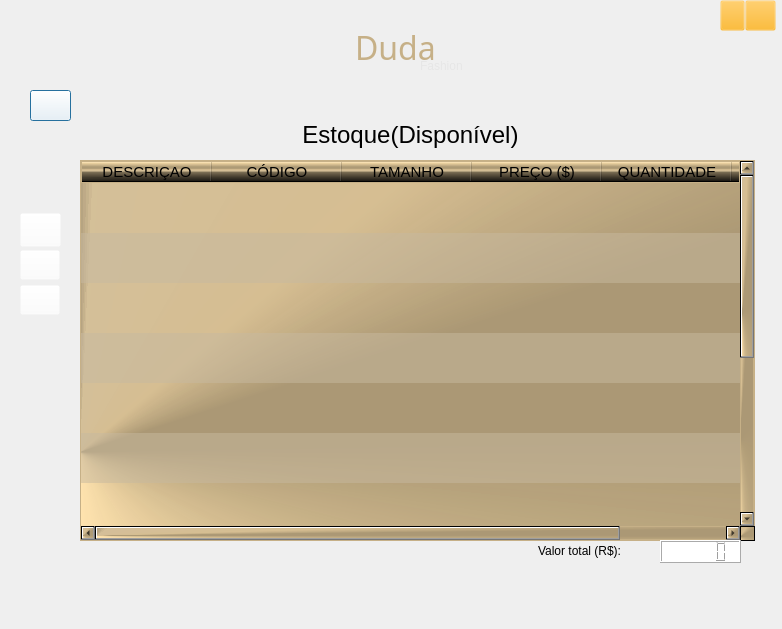
<?xml version="1.0" encoding="UTF-8"?>
<ui version="4.0">
 <class>Dialog</class>
 <widget class="QDialog" name="Dialog">
  <property name="geometry">
   <rect>
    <x>0</x>
    <y>0</y>
    <width>782</width>
    <height>629</height>
   </rect>
  </property>
  <property name="windowTitle">
   <string>Dialog</string>
  </property>
  <property name="styleSheet">
   <string notr="true">background-color: qlineargradient(spread:reflect, x1:1, y1:0.000227273, x2:1, y2:1, stop:0 rgba(0, 0, 0, 255), stop:0.505263 rgba(198, 176, 135, 255));</string>
  </property>
  <widget class="QTableWidget" name="tableWidget">
   <property name="geometry">
    <rect>
     <x>80</x>
     <y>160</y>
     <width>675</width>
     <height>381</height>
    </rect>
   </property>
   <property name="minimumSize">
    <size>
     <width>675</width>
     <height>330</height>
    </size>
   </property>
   <property name="maximumSize">
    <size>
     <width>750</width>
     <height>16777215</height>
    </size>
   </property>
   <property name="palette">
    <palette>
     <active>
      <colorrole role="WindowText">
       <brush brushstyle="SolidPattern">
        <color alpha="255">
         <red>0</red>
         <green>0</green>
         <blue>0</blue>
        </color>
       </brush>
      </colorrole>
      <colorrole role="Button">
       <brush brushstyle="ConicalGradientPattern">
        <gradient centralx="0.000000000000000" centraly="0.767000000000000" angle="270.300000000000011" type="ConicalGradient" spread="PadSpread" coordinatemode="ObjectBoundingMode">
         <gradientstop position="0.000000000000000">
          <color alpha="255">
           <red>255</red>
           <green>227</green>
           <blue>174</blue>
          </color>
         </gradientstop>
         <gradientstop position="0.257895000000000">
          <color alpha="243">
           <red>171</red>
           <green>152</green>
           <blue>116</blue>
          </color>
         </gradientstop>
         <gradientstop position="0.331579000000000">
          <color alpha="243">
           <red>171</red>
           <green>152</green>
           <blue>116</blue>
          </color>
         </gradientstop>
         <gradientstop position="0.405263000000000">
          <color alpha="250">
           <red>214</red>
           <green>190</green>
           <blue>146</blue>
          </color>
         </gradientstop>
         <gradientstop position="0.494737000000000">
          <color alpha="249">
           <red>212</red>
           <green>191</green>
           <blue>152</blue>
          </color>
         </gradientstop>
         <gradientstop position="0.505263000000000">
          <color alpha="237">
           <red>126</red>
           <green>112</green>
           <blue>86</blue>
          </color>
         </gradientstop>
         <gradientstop position="0.689474000000000">
          <color alpha="230">
           <red>79</red>
           <green>70</green>
           <blue>54</blue>
          </color>
         </gradientstop>
         <gradientstop position="1.000000000000000">
          <color alpha="219">
           <red>0</red>
           <green>0</green>
           <blue>0</blue>
          </color>
         </gradientstop>
        </gradient>
       </brush>
      </colorrole>
      <colorrole role="Text">
       <brush brushstyle="SolidPattern">
        <color alpha="255">
         <red>0</red>
         <green>0</green>
         <blue>0</blue>
        </color>
       </brush>
      </colorrole>
      <colorrole role="ButtonText">
       <brush brushstyle="SolidPattern">
        <color alpha="255">
         <red>0</red>
         <green>0</green>
         <blue>0</blue>
        </color>
       </brush>
      </colorrole>
      <colorrole role="Base">
       <brush brushstyle="NoBrush">
        <color alpha="255">
         <red>0</red>
         <green>0</green>
         <blue>0</blue>
        </color>
       </brush>
      </colorrole>
      <colorrole role="Window">
       <brush brushstyle="ConicalGradientPattern">
        <gradient centralx="0.000000000000000" centraly="0.767000000000000" angle="270.300000000000011" type="ConicalGradient" spread="PadSpread" coordinatemode="ObjectBoundingMode">
         <gradientstop position="0.000000000000000">
          <color alpha="255">
           <red>255</red>
           <green>227</green>
           <blue>174</blue>
          </color>
         </gradientstop>
         <gradientstop position="0.257895000000000">
          <color alpha="243">
           <red>171</red>
           <green>152</green>
           <blue>116</blue>
          </color>
         </gradientstop>
         <gradientstop position="0.331579000000000">
          <color alpha="243">
           <red>171</red>
           <green>152</green>
           <blue>116</blue>
          </color>
         </gradientstop>
         <gradientstop position="0.405263000000000">
          <color alpha="250">
           <red>214</red>
           <green>190</green>
           <blue>146</blue>
          </color>
         </gradientstop>
         <gradientstop position="0.494737000000000">
          <color alpha="249">
           <red>212</red>
           <green>191</green>
           <blue>152</blue>
          </color>
         </gradientstop>
         <gradientstop position="0.505263000000000">
          <color alpha="237">
           <red>126</red>
           <green>112</green>
           <blue>86</blue>
          </color>
         </gradientstop>
         <gradientstop position="0.689474000000000">
          <color alpha="230">
           <red>79</red>
           <green>70</green>
           <blue>54</blue>
          </color>
         </gradientstop>
         <gradientstop position="1.000000000000000">
          <color alpha="219">
           <red>0</red>
           <green>0</green>
           <blue>0</blue>
          </color>
         </gradientstop>
        </gradient>
       </brush>
      </colorrole>
      <colorrole role="Highlight">
       <brush brushstyle="SolidPattern">
        <color alpha="255">
         <red>198</red>
         <green>176</green>
         <blue>135</blue>
        </color>
       </brush>
      </colorrole>
      <colorrole role="AlternateBase">
       <brush brushstyle="SolidPattern">
        <color alpha="130">
         <red>198</red>
         <green>184</green>
         <blue>158</blue>
        </color>
       </brush>
      </colorrole>
      <colorrole role="PlaceholderText">
       <brush brushstyle="NoBrush">
        <color alpha="128">
         <red>0</red>
         <green>0</green>
         <blue>0</blue>
        </color>
       </brush>
      </colorrole>
     </active>
     <inactive>
      <colorrole role="WindowText">
       <brush brushstyle="SolidPattern">
        <color alpha="255">
         <red>0</red>
         <green>0</green>
         <blue>0</blue>
        </color>
       </brush>
      </colorrole>
      <colorrole role="Button">
       <brush brushstyle="ConicalGradientPattern">
        <gradient centralx="0.000000000000000" centraly="0.767000000000000" angle="270.300000000000011" type="ConicalGradient" spread="PadSpread" coordinatemode="ObjectBoundingMode">
         <gradientstop position="0.000000000000000">
          <color alpha="255">
           <red>255</red>
           <green>227</green>
           <blue>174</blue>
          </color>
         </gradientstop>
         <gradientstop position="0.257895000000000">
          <color alpha="243">
           <red>171</red>
           <green>152</green>
           <blue>116</blue>
          </color>
         </gradientstop>
         <gradientstop position="0.331579000000000">
          <color alpha="243">
           <red>171</red>
           <green>152</green>
           <blue>116</blue>
          </color>
         </gradientstop>
         <gradientstop position="0.405263000000000">
          <color alpha="250">
           <red>214</red>
           <green>190</green>
           <blue>146</blue>
          </color>
         </gradientstop>
         <gradientstop position="0.494737000000000">
          <color alpha="249">
           <red>212</red>
           <green>191</green>
           <blue>152</blue>
          </color>
         </gradientstop>
         <gradientstop position="0.505263000000000">
          <color alpha="237">
           <red>126</red>
           <green>112</green>
           <blue>86</blue>
          </color>
         </gradientstop>
         <gradientstop position="0.689474000000000">
          <color alpha="230">
           <red>79</red>
           <green>70</green>
           <blue>54</blue>
          </color>
         </gradientstop>
         <gradientstop position="1.000000000000000">
          <color alpha="219">
           <red>0</red>
           <green>0</green>
           <blue>0</blue>
          </color>
         </gradientstop>
        </gradient>
       </brush>
      </colorrole>
      <colorrole role="Text">
       <brush brushstyle="SolidPattern">
        <color alpha="255">
         <red>0</red>
         <green>0</green>
         <blue>0</blue>
        </color>
       </brush>
      </colorrole>
      <colorrole role="ButtonText">
       <brush brushstyle="SolidPattern">
        <color alpha="255">
         <red>0</red>
         <green>0</green>
         <blue>0</blue>
        </color>
       </brush>
      </colorrole>
      <colorrole role="Base">
       <brush brushstyle="NoBrush">
        <color alpha="255">
         <red>0</red>
         <green>0</green>
         <blue>0</blue>
        </color>
       </brush>
      </colorrole>
      <colorrole role="Window">
       <brush brushstyle="ConicalGradientPattern">
        <gradient centralx="0.000000000000000" centraly="0.767000000000000" angle="270.300000000000011" type="ConicalGradient" spread="PadSpread" coordinatemode="ObjectBoundingMode">
         <gradientstop position="0.000000000000000">
          <color alpha="255">
           <red>255</red>
           <green>227</green>
           <blue>174</blue>
          </color>
         </gradientstop>
         <gradientstop position="0.257895000000000">
          <color alpha="243">
           <red>171</red>
           <green>152</green>
           <blue>116</blue>
          </color>
         </gradientstop>
         <gradientstop position="0.331579000000000">
          <color alpha="243">
           <red>171</red>
           <green>152</green>
           <blue>116</blue>
          </color>
         </gradientstop>
         <gradientstop position="0.405263000000000">
          <color alpha="250">
           <red>214</red>
           <green>190</green>
           <blue>146</blue>
          </color>
         </gradientstop>
         <gradientstop position="0.494737000000000">
          <color alpha="249">
           <red>212</red>
           <green>191</green>
           <blue>152</blue>
          </color>
         </gradientstop>
         <gradientstop position="0.505263000000000">
          <color alpha="237">
           <red>126</red>
           <green>112</green>
           <blue>86</blue>
          </color>
         </gradientstop>
         <gradientstop position="0.689474000000000">
          <color alpha="230">
           <red>79</red>
           <green>70</green>
           <blue>54</blue>
          </color>
         </gradientstop>
         <gradientstop position="1.000000000000000">
          <color alpha="219">
           <red>0</red>
           <green>0</green>
           <blue>0</blue>
          </color>
         </gradientstop>
        </gradient>
       </brush>
      </colorrole>
      <colorrole role="Highlight">
       <brush brushstyle="SolidPattern">
        <color alpha="255">
         <red>198</red>
         <green>176</green>
         <blue>135</blue>
        </color>
       </brush>
      </colorrole>
      <colorrole role="AlternateBase">
       <brush brushstyle="SolidPattern">
        <color alpha="130">
         <red>198</red>
         <green>184</green>
         <blue>158</blue>
        </color>
       </brush>
      </colorrole>
      <colorrole role="PlaceholderText">
       <brush brushstyle="NoBrush">
        <color alpha="128">
         <red>0</red>
         <green>0</green>
         <blue>0</blue>
        </color>
       </brush>
      </colorrole>
     </inactive>
     <disabled>
      <colorrole role="WindowText">
       <brush brushstyle="SolidPattern">
        <color alpha="255">
         <red>0</red>
         <green>0</green>
         <blue>0</blue>
        </color>
       </brush>
      </colorrole>
      <colorrole role="Button">
       <brush brushstyle="ConicalGradientPattern">
        <gradient centralx="0.000000000000000" centraly="0.767000000000000" angle="270.300000000000011" type="ConicalGradient" spread="PadSpread" coordinatemode="ObjectBoundingMode">
         <gradientstop position="0.000000000000000">
          <color alpha="255">
           <red>255</red>
           <green>227</green>
           <blue>174</blue>
          </color>
         </gradientstop>
         <gradientstop position="0.257895000000000">
          <color alpha="243">
           <red>171</red>
           <green>152</green>
           <blue>116</blue>
          </color>
         </gradientstop>
         <gradientstop position="0.331579000000000">
          <color alpha="243">
           <red>171</red>
           <green>152</green>
           <blue>116</blue>
          </color>
         </gradientstop>
         <gradientstop position="0.405263000000000">
          <color alpha="250">
           <red>214</red>
           <green>190</green>
           <blue>146</blue>
          </color>
         </gradientstop>
         <gradientstop position="0.494737000000000">
          <color alpha="249">
           <red>212</red>
           <green>191</green>
           <blue>152</blue>
          </color>
         </gradientstop>
         <gradientstop position="0.505263000000000">
          <color alpha="237">
           <red>126</red>
           <green>112</green>
           <blue>86</blue>
          </color>
         </gradientstop>
         <gradientstop position="0.689474000000000">
          <color alpha="230">
           <red>79</red>
           <green>70</green>
           <blue>54</blue>
          </color>
         </gradientstop>
         <gradientstop position="1.000000000000000">
          <color alpha="219">
           <red>0</red>
           <green>0</green>
           <blue>0</blue>
          </color>
         </gradientstop>
        </gradient>
       </brush>
      </colorrole>
      <colorrole role="Text">
       <brush brushstyle="SolidPattern">
        <color alpha="255">
         <red>0</red>
         <green>0</green>
         <blue>0</blue>
        </color>
       </brush>
      </colorrole>
      <colorrole role="ButtonText">
       <brush brushstyle="SolidPattern">
        <color alpha="255">
         <red>0</red>
         <green>0</green>
         <blue>0</blue>
        </color>
       </brush>
      </colorrole>
      <colorrole role="Base">
       <brush brushstyle="NoBrush">
        <color alpha="255">
         <red>0</red>
         <green>0</green>
         <blue>0</blue>
        </color>
       </brush>
      </colorrole>
      <colorrole role="Window">
       <brush brushstyle="ConicalGradientPattern">
        <gradient centralx="0.000000000000000" centraly="0.767000000000000" angle="270.300000000000011" type="ConicalGradient" spread="PadSpread" coordinatemode="ObjectBoundingMode">
         <gradientstop position="0.000000000000000">
          <color alpha="255">
           <red>255</red>
           <green>227</green>
           <blue>174</blue>
          </color>
         </gradientstop>
         <gradientstop position="0.257895000000000">
          <color alpha="243">
           <red>171</red>
           <green>152</green>
           <blue>116</blue>
          </color>
         </gradientstop>
         <gradientstop position="0.331579000000000">
          <color alpha="243">
           <red>171</red>
           <green>152</green>
           <blue>116</blue>
          </color>
         </gradientstop>
         <gradientstop position="0.405263000000000">
          <color alpha="250">
           <red>214</red>
           <green>190</green>
           <blue>146</blue>
          </color>
         </gradientstop>
         <gradientstop position="0.494737000000000">
          <color alpha="249">
           <red>212</red>
           <green>191</green>
           <blue>152</blue>
          </color>
         </gradientstop>
         <gradientstop position="0.505263000000000">
          <color alpha="237">
           <red>126</red>
           <green>112</green>
           <blue>86</blue>
          </color>
         </gradientstop>
         <gradientstop position="0.689474000000000">
          <color alpha="230">
           <red>79</red>
           <green>70</green>
           <blue>54</blue>
          </color>
         </gradientstop>
         <gradientstop position="1.000000000000000">
          <color alpha="219">
           <red>0</red>
           <green>0</green>
           <blue>0</blue>
          </color>
         </gradientstop>
        </gradient>
       </brush>
      </colorrole>
      <colorrole role="Highlight">
       <brush brushstyle="SolidPattern">
        <color alpha="255">
         <red>198</red>
         <green>176</green>
         <blue>135</blue>
        </color>
       </brush>
      </colorrole>
      <colorrole role="AlternateBase">
       <brush brushstyle="SolidPattern">
        <color alpha="130">
         <red>198</red>
         <green>184</green>
         <blue>158</blue>
        </color>
       </brush>
      </colorrole>
      <colorrole role="PlaceholderText">
       <brush brushstyle="NoBrush">
        <color alpha="128">
         <red>0</red>
         <green>0</green>
         <blue>0</blue>
        </color>
       </brush>
      </colorrole>
     </disabled>
    </palette>
   </property>
   <property name="cursor" stdset="0">
    <cursorShape>PointingHandCursor</cursorShape>
   </property>
   <property name="mouseTracking">
    <bool>false</bool>
   </property>
   <property name="tabletTracking">
    <bool>false</bool>
   </property>
   <property name="focusPolicy">
    <enum>Qt::TabFocus</enum>
   </property>
   <property name="autoFillBackground">
    <bool>true</bool>
   </property>
   <property name="styleSheet">
    <string notr="true">background-color: qconicalgradient(cx:0, cy:0.767, angle:270.3, stop:0 rgba(255, 227, 174, 255), stop:0.257895 rgba(171, 152, 116, 243), stop:0.331579 rgba(171, 152, 116, 243), stop:0.405263 rgba(214, 190, 146, 250), stop:0.494737 rgba(212, 191, 152, 249), stop:0.505263 rgba(126, 112, 86, 237), stop:0.689474 rgba(79, 70, 54, 230), stop:1 rgba(0, 0, 0, 219));
font: 81 8pt &quot;Rockwell Extra Bold&quot;;
selection-background-color: rgb(198, 176, 135);
border: 1 solid rgb(198, 176, 135);
color: rgb(0, 0, 0);
font-size: 15px;

grid-color: 10;</string>
   </property>
   <property name="frameShape">
    <enum>QFrame::VLine</enum>
   </property>
   <property name="frameShadow">
    <enum>QFrame::Sunken</enum>
   </property>
   <property name="lineWidth">
    <number>1</number>
   </property>
   <property name="verticalScrollBarPolicy">
    <enum>Qt::ScrollBarAsNeeded</enum>
   </property>
   <property name="sizeAdjustPolicy">
    <enum>QAbstractScrollArea::AdjustToContents</enum>
   </property>
   <property name="autoScroll">
    <bool>false</bool>
   </property>
   <property name="editTriggers">
    <set>QAbstractItemView::AnyKeyPressed</set>
   </property>
   <property name="tabKeyNavigation">
    <bool>true</bool>
   </property>
   <property name="showDropIndicator" stdset="0">
    <bool>true</bool>
   </property>
   <property name="dragEnabled">
    <bool>false</bool>
   </property>
   <property name="alternatingRowColors">
    <bool>true</bool>
   </property>
   <property name="selectionMode">
    <enum>QAbstractItemView::ContiguousSelection</enum>
   </property>
   <property name="selectionBehavior">
    <enum>QAbstractItemView::SelectRows</enum>
   </property>
   <property name="textElideMode">
    <enum>Qt::ElideMiddle</enum>
   </property>
   <property name="verticalScrollMode">
    <enum>QAbstractItemView::ScrollPerItem</enum>
   </property>
   <property name="horizontalScrollMode">
    <enum>QAbstractItemView::ScrollPerItem</enum>
   </property>
   <property name="showGrid">
    <bool>false</bool>
   </property>
   <property name="gridStyle">
    <enum>Qt::DotLine</enum>
   </property>
   <property name="sortingEnabled">
    <bool>false</bool>
   </property>
   <property name="wordWrap">
    <bool>true</bool>
   </property>
   <property name="cornerButtonEnabled">
    <bool>true</bool>
   </property>
   <attribute name="horizontalHeaderVisible">
    <bool>true</bool>
   </attribute>
   <attribute name="horizontalHeaderCascadingSectionResizes">
    <bool>false</bool>
   </attribute>
   <attribute name="horizontalHeaderMinimumSectionSize">
    <number>45</number>
   </attribute>
   <attribute name="horizontalHeaderDefaultSectionSize">
    <number>130</number>
   </attribute>
   <attribute name="horizontalHeaderHighlightSections">
    <bool>false</bool>
   </attribute>
   <attribute name="horizontalHeaderStretchLastSection">
    <bool>false</bool>
   </attribute>
   <attribute name="verticalHeaderVisible">
    <bool>false</bool>
   </attribute>
   <attribute name="verticalHeaderCascadingSectionResizes">
    <bool>true</bool>
   </attribute>
   <attribute name="verticalHeaderMinimumSectionSize">
    <number>50</number>
   </attribute>
   <attribute name="verticalHeaderShowSortIndicator" stdset="0">
    <bool>false</bool>
   </attribute>
   <attribute name="verticalHeaderStretchLastSection">
    <bool>false</bool>
   </attribute>
   <row>
    <property name="text">
     <string>New Row</string>
    </property>
   </row>
   <row>
    <property name="text">
     <string>New Row</string>
    </property>
   </row>
   <row>
    <property name="text">
     <string>New Row</string>
    </property>
   </row>
   <row>
    <property name="text">
     <string>New Row</string>
    </property>
   </row>
   <row>
    <property name="text">
     <string>New Row</string>
    </property>
   </row>
   <row>
    <property name="text">
     <string>New Row</string>
    </property>
   </row>
   <row>
    <property name="text">
     <string>New Row</string>
    </property>
   </row>
   <row>
    <property name="text">
     <string>New Row</string>
    </property>
   </row>
   <row>
    <property name="text">
     <string>New Row</string>
    </property>
   </row>
   <row>
    <property name="text">
     <string>New Row</string>
    </property>
   </row>
   <row>
    <property name="text">
     <string>New Row</string>
    </property>
   </row>
   <column>
    <property name="text">
     <string>DESCRIÇAO</string>
    </property>
   </column>
   <column>
    <property name="text">
     <string>CÓDIGO</string>
    </property>
   </column>
   <column>
    <property name="text">
     <string>TAMANHO</string>
    </property>
   </column>
   <column>
    <property name="text">
     <string>PREÇO ($)</string>
    </property>
   </column>
   <column>
    <property name="text">
     <string>QUANTIDADE</string>
    </property>
   </column>
   <column>
    <property name="text">
     <string>TOTAL(R$)</string>
    </property>
   </column>
  </widget>
  <widget class="QLabel" name="label">
   <property name="geometry">
    <rect>
     <x>70</x>
     <y>110</y>
     <width>681</width>
     <height>51</height>
    </rect>
   </property>
   <property name="styleSheet">
    <string notr="true">algnment: center;
font: 81 20pt &quot;Rockwell Extra Bold&quot;;
background:rgba(198, 176, 135, 0);</string>
   </property>
   <property name="text">
    <string>&lt;html&gt;&lt;head/&gt;&lt;body&gt;&lt;p align=&quot;center&quot;&gt;&lt;span style=&quot; font-size:18pt;&quot;&gt;Estoque(Disponível)&lt;/span&gt;&lt;/p&gt;&lt;/body&gt;&lt;/html&gt;</string>
   </property>
   <property name="alignment">
    <set>Qt::AlignCenter</set>
   </property>
  </widget>
  <widget class="QLabel" name="label_8">
   <property name="geometry">
    <rect>
     <x>355</x>
     <y>28</y>
     <width>80</width>
     <height>39</height>
    </rect>
   </property>
   <property name="font">
    <font>
     <family>Algerian</family>
     <pointsize>24</pointsize>
     <weight>50</weight>
     <italic>false</italic>
     <bold>false</bold>
    </font>
   </property>
   <property name="styleSheet">
    <string notr="true">background-color: rgb(198, 176, 135,0);
font: 24pt &quot;Algerian&quot;;

color: rgb(198, 176, 135);</string>
   </property>
   <property name="text">
    <string>Duda</string>
   </property>
  </widget>
  <widget class="QLabel" name="label_11">
   <property name="geometry">
    <rect>
     <x>422</x>
     <y>17</y>
     <width>51</width>
     <height>41</height>
    </rect>
   </property>
   <property name="styleSheet">
    <string notr="true">background-color: rgb(198, 176, 135,0);
image: url(:/imgs/icons/manequim.png);</string>
   </property>
   <property name="text">
    <string/>
   </property>
  </widget>
  <widget class="QLabel" name="label_10">
   <property name="geometry">
    <rect>
     <x>310</x>
     <y>20</y>
     <width>55</width>
     <height>41</height>
    </rect>
   </property>
   <property name="font">
    <font>
     <family>MS UI Gothic</family>
    </font>
   </property>
   <property name="styleSheet">
    <string notr="true">background-color: rgb(198, 176, 135,0);
image: url(:/imgs/icons/guarda-roupa.png);</string>
   </property>
   <property name="text">
    <string/>
   </property>
  </widget>
  <widget class="QLabel" name="label_9">
   <property name="geometry">
    <rect>
     <x>420</x>
     <y>58</y>
     <width>61</width>
     <height>16</height>
    </rect>
   </property>
   <property name="styleSheet">
    <string notr="true">background-color: rgb(198, 176, 135,0);
color: rgb(230, 230, 230);
font: 11pt &quot;Algerian&quot;;</string>
   </property>
   <property name="text">
    <string>Fashion</string>
   </property>
  </widget>
  <widget class="QPushButton" name="voltar">
   <property name="geometry">
    <rect>
     <x>30</x>
     <y>90</y>
     <width>41</width>
     <height>31</height>
    </rect>
   </property>
   <property name="styleSheet">
    <string notr="true">background-image: url(:/imgs/seta.png);
background-color: rgba(255, 255, 255, 0);
background-repeat: no-repeat;
font: 81 7pt &quot;Rockwell Extra Bold&quot;;</string>
   </property>
   <property name="text">
    <string/>
   </property>
  </widget>
  <widget class="QPushButton" name="pushButton_2">
   <property name="geometry">
    <rect>
     <x>20</x>
     <y>173</y>
     <width>40</width>
     <height>35</height>
    </rect>
   </property>
   <property name="styleSheet">
    <string notr="true">
QPushButton {
	font: 81 7pt &quot;Rockwell Extra Bold&quot;;

	
	background-color: rgba(255, 255, 255, 0);
	border-radius: 10;
	
	
	
	image: url(:/imgs/icons/352005_add_circle_icon.png);
	font: 81 7pt &quot;Rockwell Extra Bold&quot;;
}

QPushButton:pressed {
	background-color: rgb(0, 0, 0, 0.2);
	border: 5 solid rgb(0, 0, 0, 0);

}
</string>
   </property>
   <property name="text">
    <string/>
   </property>
  </widget>
  <widget class="QPushButton" name="remover">
   <property name="geometry">
    <rect>
     <x>20</x>
     <y>250</y>
     <width>40</width>
     <height>30</height>
    </rect>
   </property>
   <property name="styleSheet">
    <string notr="true">

QPushButton {
	
	image: url(:/imgs/icons/trash.png);
	
	background-color: rgba(255, 255, 255, 0);

}

QPushButton:pressed {
	background-color: rgb(0, 0, 0, 0.2);
	border: 5 solid rgb(0, 0, 0, 0);

}
</string>
   </property>
   <property name="text">
    <string/>
   </property>
  </widget>
  <widget class="QPushButton" name="atualizar">
   <property name="geometry">
    <rect>
     <x>20</x>
     <y>213</y>
     <width>41</width>
     <height>34</height>
    </rect>
   </property>
   <property name="styleSheet">
    <string notr="true">
QPushButton {
	
	
	
	image: url(:/imgs/icons/processamento-de-dados.png);
	
	
	
	background-color: rgba(255, 255, 255, 0);
	
}

QPushButton:pressed {
	background-color: rgb(0, 0, 0, 0.2);
	border: 5 solid rgb(0, 0, 0, 0);

}
</string>
   </property>
   <property name="text">
    <string/>
   </property>
  </widget>
  <widget class="QLabel" name="label_2">
   <property name="geometry">
    <rect>
     <x>538</x>
     <y>540</y>
     <width>121</width>
     <height>21</height>
    </rect>
   </property>
   <property name="styleSheet">
    <string notr="true">background-color: rgba(255, 255, 255, 0);
font: 81 10pt &quot;Rockwell Extra Bold&quot;;</string>
   </property>
   <property name="text">
    <string>Valor total (R$):</string>
   </property>
  </widget>
  <widget class="QLCDNumber" name="lcdNumber_2">
   <property name="geometry">
    <rect>
     <x>660</x>
     <y>540</y>
     <width>81</width>
     <height>23</height>
    </rect>
   </property>
   <property name="styleSheet">
    <string notr="true">font: 81 10pt &quot;Rockwell Extra Bold&quot;;
color: rgb(0, 0, 0);
background-color: rgb(255, 255, 255);</string>
   </property>
   <property name="segmentStyle">
    <enum>QLCDNumber::Filled</enum>
   </property>
  </widget>
  <widget class="QPushButton" name="pushButton_3">
   <property name="geometry">
    <rect>
     <x>745</x>
     <y>0</y>
     <width>31</width>
     <height>31</height>
    </rect>
   </property>
   <property name="styleSheet">
    <string notr="true">
QPushButton {
	background-color: rgb(255, 170, 0, 0);
	
	image: url(:/imgs/icons/fechar.png);
}

QPushButton:hover {
	
	
	image: url(:/imgs/icons/fechar_red.png);

}</string>
   </property>
   <property name="text">
    <string/>
   </property>
  </widget>
  <widget class="QPushButton" name="pushButton_5">
   <property name="geometry">
    <rect>
     <x>720</x>
     <y>0</y>
     <width>25</width>
     <height>31</height>
    </rect>
   </property>
   <property name="styleSheet">
    <string notr="true">
QPushButton {
	background-color: rgb(255, 170, 0, 0);
	
	image: url(:/imgs/icons/minimize-o-sinal.png);
	
}

QPushButton:hover {
	
	
	
	image: url(:/imgs/icons/minimize_red.png);
	
}</string>
   </property>
   <property name="text">
    <string/>
   </property>
  </widget>
  <widget class="QPushButton" name="remover_2">
   <property name="geometry">
    <rect>
     <x>20</x>
     <y>285</y>
     <width>40</width>
     <height>30</height>
    </rect>
   </property>
   <property name="styleSheet">
    <string notr="true">

QPushButton {
	
	image: url(:/imgs/icons/8665833_rotate_refresh_icon.png);
	
	background-color: rgba(255, 255, 255, 0);
	
}

QPushButton:pressed {
	background-color: rgb(0, 0, 0, 0.2);
	border: 5 solid rgb(0, 0, 0, 0);

}
</string>
   </property>
   <property name="text">
    <string/>
   </property>
  </widget>
 </widget>
 <resources>
  <include location="imgs.qrc"/>
 </resources>
 <connections/>
</ui>
